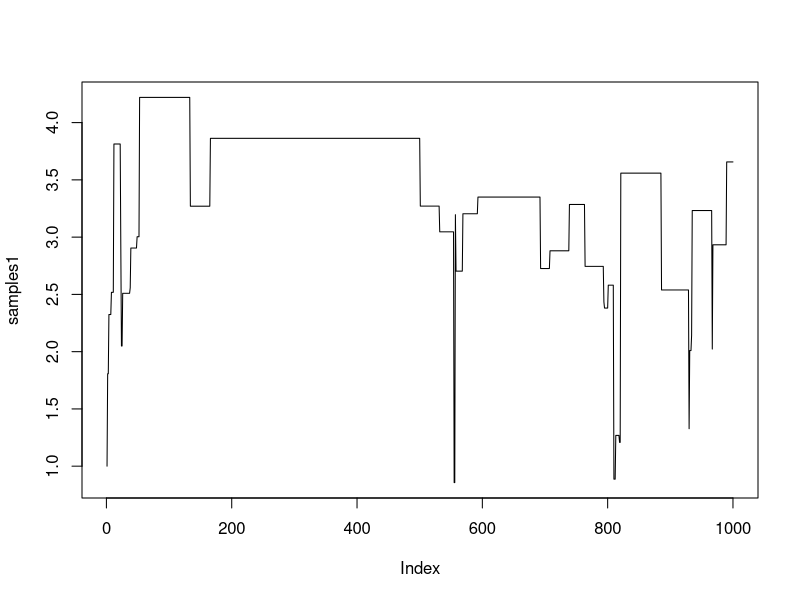
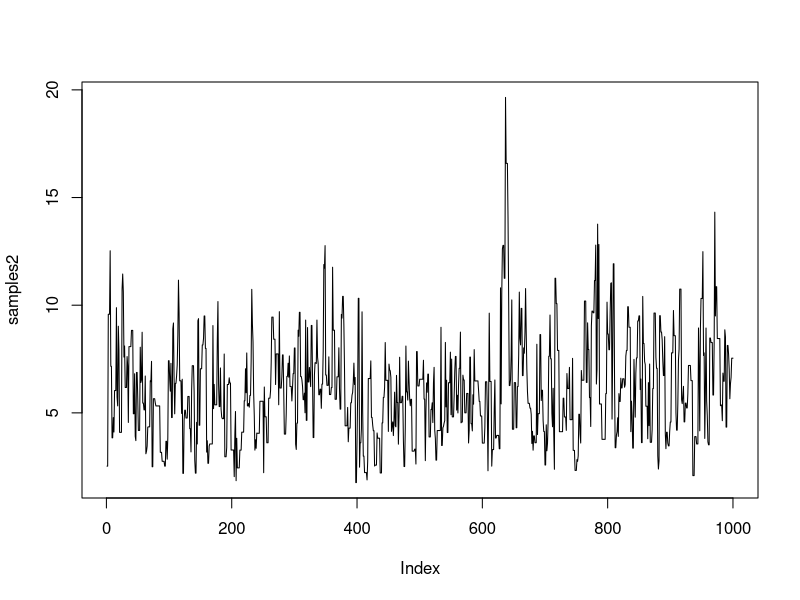
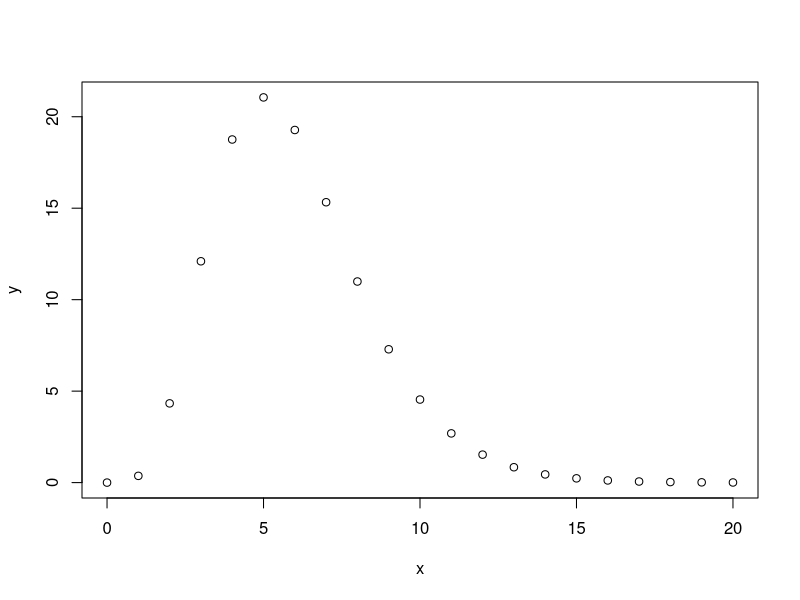
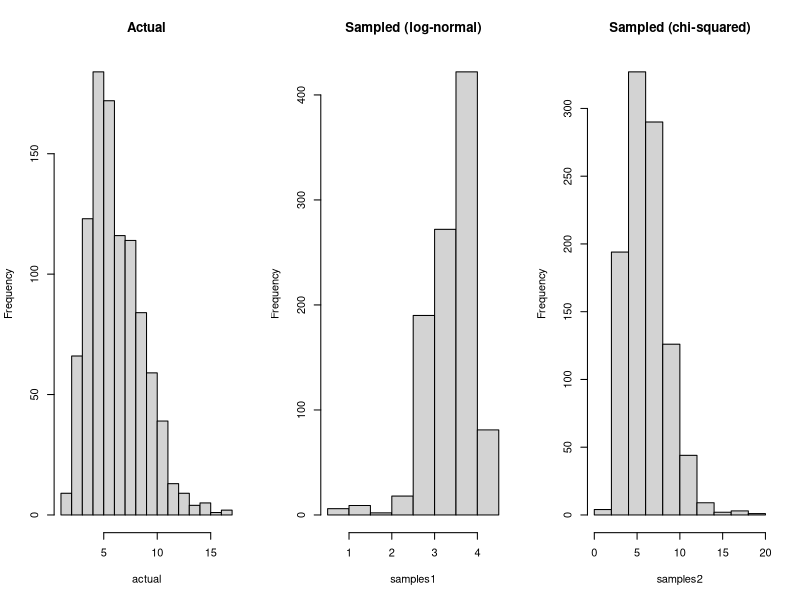

The R script that drew these images, in order:
## ---- chunk 1
knitr::opts_chunk$set(echo = TRUE)
## ---- chunk 2
targetdensity <- function(x) {
    x^5 * exp(-x)
}

lognormalfuncs <- list(propsample=function(x) { rlnorm(1, meanlog=x, sdlog=1) },
                       propdensity=function(x, y) { dlnorm(x, meanlog=y, sdlog=1) },
                       targdensity=targetdensity)

chisquarefuncs <- list(propsample=function(x) { rchisq(1, df=floor(x + 1)) },
                       propdensity=function(x, y) { dchisq(x, df=floor(y + 1)) },
                       targdensity=targetdensity)

metropolis_hastings <- function(X0, iters, funcs) {
    x <- X0
    values <- rep(0, iters)

    alpha <- function(x, y) {
        numerator <- funcs$targdensity(y) * funcs$propdensity(x, y)
        denominator <- funcs$targdensity(x) * funcs$propdensity(y, x)
        numerator / denominator
    }

    for (i in 1:iters) {
        y <- funcs$propsample(x)
        u <- runif(1)

        if (u < alpha(x, y)) {
            x = y
        }

        values[i] <- x
    }

    values
}

iters <- 1000
X0 <- 1

actual <- rgamma(iters, shape=6, rate=1)
## ---- chunk 3
set.seed(123456)
samples1 <- metropolis_hastings(X0=X0, iters=iters, funcs=lognormalfuncs)
mean(samples1)
plot(samples1, type="l")
## ---- chunk 4
set.seed(123456)
samples2 <- metropolis_hastings(X0=X0, iters=iters, funcs=chisquarefuncs)
mean(samples2)
plot(samples2, type="l")
## ---- chunk 5
x <- 0:20
y <- sapply(x, targetdensity)
plot(x, y)
## ---- chunk 6
oldpar <- par(mfrow = c(1, 3))

hist(actual, main="Actual")
hist(samples1, main="Sampled (log-normal)")
hist(samples2, main="Sampled (chi-squared)")
## ---- chunk 7
par(oldpar)
